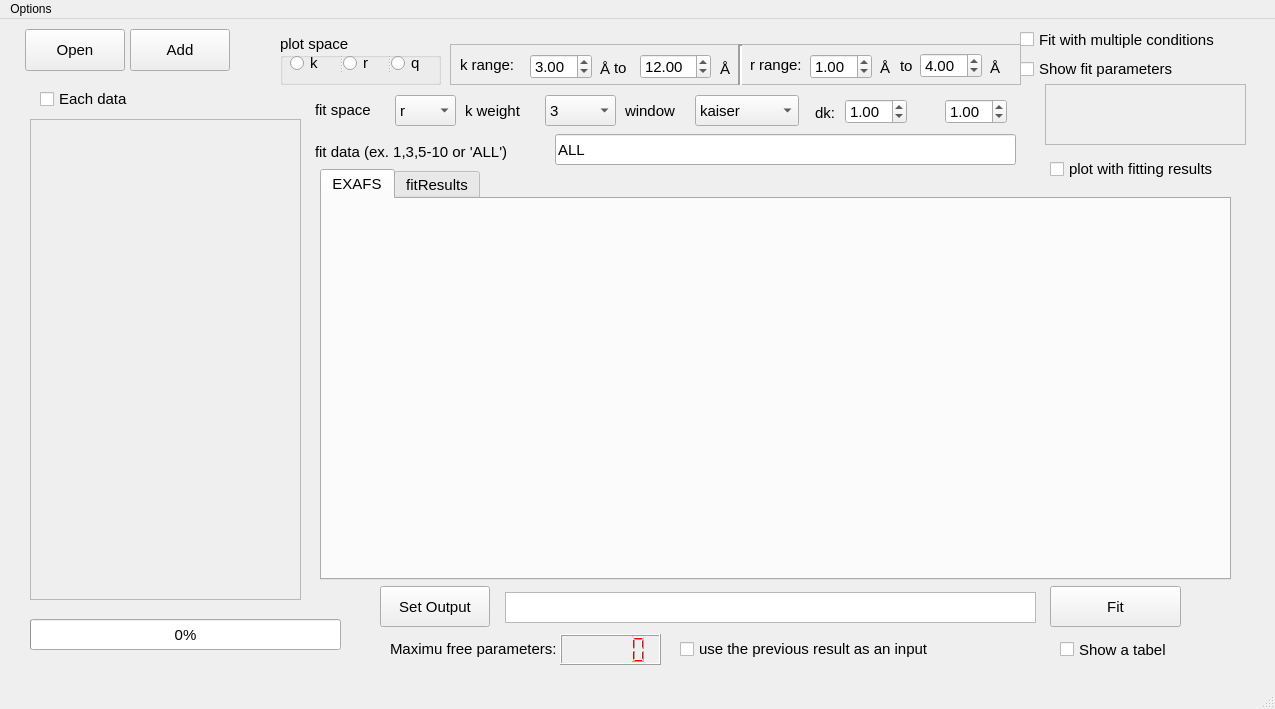
<?xml version="1.0" encoding="UTF-8"?>
<ui version="4.0">
 <class>MainWindow</class>
 <widget class="QMainWindow" name="MainWindow">
  <property name="geometry">
   <rect>
    <x>0</x>
    <y>0</y>
    <width>1275</width>
    <height>709</height>
   </rect>
  </property>
  <property name="windowTitle">
   <string>MainWindow</string>
  </property>
  <widget class="QWidget" name="centralwidget">
   <widget class="QScrollArea" name="scrollArea">
    <property name="geometry">
     <rect>
      <x>30</x>
      <y>100</y>
      <width>271</width>
      <height>481</height>
     </rect>
    </property>
    <property name="font">
     <font>
      <family>Arial</family>
      <pointsize>11</pointsize>
     </font>
    </property>
    <property name="widgetResizable">
     <bool>true</bool>
    </property>
    <widget class="QWidget" name="scrollAreaWidgetContents">
     <property name="geometry">
      <rect>
       <x>0</x>
       <y>0</y>
       <width>269</width>
       <height>479</height>
      </rect>
     </property>
    </widget>
   </widget>
   <widget class="QPushButton" name="pushButton">
    <property name="geometry">
     <rect>
      <x>25</x>
      <y>10</y>
      <width>100</width>
      <height>42</height>
     </rect>
    </property>
    <property name="font">
     <font>
      <family>Arial</family>
      <pointsize>11</pointsize>
     </font>
    </property>
    <property name="text">
     <string>Open</string>
    </property>
   </widget>
   <widget class="QPushButton" name="pushButton_3">
    <property name="geometry">
     <rect>
      <x>1050</x>
      <y>567</y>
      <width>131</width>
      <height>41</height>
     </rect>
    </property>
    <property name="font">
     <font>
      <family>Arial</family>
      <pointsize>11</pointsize>
     </font>
    </property>
    <property name="text">
     <string>Fit</string>
    </property>
   </widget>
   <widget class="QCheckBox" name="checkBox">
    <property name="geometry">
     <rect>
      <x>1020</x>
      <y>40</y>
      <width>191</width>
      <height>20</height>
     </rect>
    </property>
    <property name="font">
     <font>
      <family>Arial</family>
      <pointsize>11</pointsize>
     </font>
    </property>
    <property name="text">
     <string>Show fit parameters</string>
    </property>
   </widget>
   <widget class="QComboBox" name="comboBox">
    <property name="geometry">
     <rect>
      <x>545</x>
      <y>76</y>
      <width>71</width>
      <height>31</height>
     </rect>
    </property>
    <property name="font">
     <font>
      <family>Arial</family>
      <pointsize>11</pointsize>
     </font>
    </property>
    <item>
     <property name="text">
      <string>3</string>
     </property>
    </item>
    <item>
     <property name="text">
      <string>2</string>
     </property>
    </item>
    <item>
     <property name="text">
      <string>1</string>
     </property>
    </item>
    <item>
     <property name="text">
      <string>0</string>
     </property>
    </item>
   </widget>
   <widget class="QLabel" name="label">
    <property name="geometry">
     <rect>
      <x>465</x>
      <y>82</y>
      <width>71</width>
      <height>20</height>
     </rect>
    </property>
    <property name="font">
     <font>
      <family>Arial</family>
      <pointsize>11</pointsize>
     </font>
    </property>
    <property name="text">
     <string>k weight</string>
    </property>
   </widget>
   <widget class="QPushButton" name="pushButton_2">
    <property name="geometry">
     <rect>
      <x>130</x>
      <y>10</y>
      <width>100</width>
      <height>42</height>
     </rect>
    </property>
    <property name="font">
     <font>
      <family>Arial</family>
      <pointsize>11</pointsize>
     </font>
    </property>
    <property name="text">
     <string>Add</string>
    </property>
   </widget>
   <widget class="QCheckBox" name="checkBox_3">
    <property name="geometry">
     <rect>
      <x>40</x>
      <y>70</y>
      <width>111</width>
      <height>20</height>
     </rect>
    </property>
    <property name="font">
     <font>
      <family>Arial</family>
      <pointsize>11</pointsize>
     </font>
    </property>
    <property name="text">
     <string>Each data</string>
    </property>
   </widget>
   <widget class="QLineEdit" name="lineEdit">
    <property name="geometry">
     <rect>
      <x>555</x>
      <y>115</y>
      <width>461</width>
      <height>31</height>
     </rect>
    </property>
    <property name="font">
     <font>
      <family>Arial</family>
      <pointsize>11</pointsize>
     </font>
    </property>
    <property name="text">
     <string>ALL</string>
    </property>
   </widget>
   <widget class="QLabel" name="label_2">
    <property name="geometry">
     <rect>
      <x>315</x>
      <y>120</y>
      <width>231</width>
      <height>25</height>
     </rect>
    </property>
    <property name="font">
     <font>
      <family>Arial</family>
      <pointsize>11</pointsize>
     </font>
    </property>
    <property name="text">
     <string>fit data (ex. 1,3,5-10 or 'ALL')</string>
    </property>
   </widget>
   <widget class="QFrame" name="frame">
    <property name="geometry">
     <rect>
      <x>450</x>
      <y>25</y>
      <width>571</width>
      <height>41</height>
     </rect>
    </property>
    <property name="font">
     <font>
      <family>Arial</family>
      <pointsize>11</pointsize>
     </font>
    </property>
    <property name="frameShape">
     <enum>QFrame::StyledPanel</enum>
    </property>
    <property name="frameShadow">
     <enum>QFrame::Raised</enum>
    </property>
    <widget class="QLabel" name="label_5">
     <property name="geometry">
      <rect>
       <x>270</x>
       <y>15</y>
       <width>16</width>
       <height>19</height>
      </rect>
     </property>
     <property name="font">
      <font>
       <family>Arial</family>
       <pointsize>11</pointsize>
      </font>
     </property>
     <property name="text">
      <string>Å</string>
     </property>
    </widget>
    <widget class="QLabel" name="label_3">
     <property name="geometry">
      <rect>
       <x>10</x>
       <y>10</y>
       <width>61</width>
       <height>21</height>
      </rect>
     </property>
     <property name="font">
      <font>
       <family>Arial</family>
       <pointsize>11</pointsize>
      </font>
     </property>
     <property name="text">
      <string>k range:</string>
     </property>
    </widget>
    <widget class="QDoubleSpinBox" name="dSB_khigh">
     <property name="geometry">
      <rect>
       <x>190</x>
       <y>10</y>
       <width>71</width>
       <height>25</height>
      </rect>
     </property>
     <property name="font">
      <font>
       <family>Arial</family>
       <pointsize>11</pointsize>
      </font>
     </property>
     <property name="singleStep">
      <double>0.100000000000000</double>
     </property>
     <property name="value">
      <double>12.000000000000000</double>
     </property>
    </widget>
    <widget class="QLabel" name="label_6">
     <property name="geometry">
      <rect>
       <x>164</x>
       <y>13</y>
       <width>20</width>
       <height>21</height>
      </rect>
     </property>
     <property name="font">
      <font>
       <family>Arial</family>
       <pointsize>11</pointsize>
      </font>
     </property>
     <property name="text">
      <string>to</string>
     </property>
    </widget>
    <widget class="QDoubleSpinBox" name="dSB_klow">
     <property name="geometry">
      <rect>
       <x>80</x>
       <y>10</y>
       <width>62</width>
       <height>25</height>
      </rect>
     </property>
     <property name="font">
      <font>
       <family>Arial</family>
       <pointsize>11</pointsize>
      </font>
     </property>
     <property name="singleStep">
      <double>0.100000000000000</double>
     </property>
     <property name="value">
      <double>3.000000000000000</double>
     </property>
    </widget>
    <widget class="QLabel" name="label_4">
     <property name="geometry">
      <rect>
       <x>150</x>
       <y>15</y>
       <width>16</width>
       <height>19</height>
      </rect>
     </property>
     <property name="font">
      <font>
       <family>Arial</family>
       <pointsize>11</pointsize>
      </font>
     </property>
     <property name="text">
      <string>Å</string>
     </property>
    </widget>
    <widget class="QLabel" name="label_8">
     <property name="geometry">
      <rect>
       <x>540</x>
       <y>14</y>
       <width>16</width>
       <height>19</height>
      </rect>
     </property>
     <property name="font">
      <font>
       <family>Arial</family>
       <pointsize>11</pointsize>
      </font>
     </property>
     <property name="text">
      <string>Å</string>
     </property>
    </widget>
    <widget class="QDoubleSpinBox" name="dSB_rlow">
     <property name="geometry">
      <rect>
       <x>360</x>
       <y>10</y>
       <width>62</width>
       <height>25</height>
      </rect>
     </property>
     <property name="font">
      <font>
       <family>Arial</family>
       <pointsize>11</pointsize>
      </font>
     </property>
     <property name="singleStep">
      <double>0.100000000000000</double>
     </property>
     <property name="value">
      <double>1.000000000000000</double>
     </property>
    </widget>
    <widget class="QLabel" name="label_7">
     <property name="geometry">
      <rect>
       <x>300</x>
       <y>10</y>
       <width>51</width>
       <height>21</height>
      </rect>
     </property>
     <property name="font">
      <font>
       <family>Arial</family>
       <pointsize>11</pointsize>
      </font>
     </property>
     <property name="text">
      <string>r range:</string>
     </property>
    </widget>
    <widget class="QDoubleSpinBox" name="dSB_rhigh">
     <property name="geometry">
      <rect>
       <x>470</x>
       <y>9</y>
       <width>62</width>
       <height>25</height>
      </rect>
     </property>
     <property name="font">
      <font>
       <family>Arial</family>
       <pointsize>11</pointsize>
      </font>
     </property>
     <property name="singleStep">
      <double>0.100000000000000</double>
     </property>
     <property name="value">
      <double>4.000000000000000</double>
     </property>
    </widget>
    <widget class="QLabel" name="label_10">
     <property name="geometry">
      <rect>
       <x>430</x>
       <y>14</y>
       <width>16</width>
       <height>19</height>
      </rect>
     </property>
     <property name="font">
      <font>
       <family>Arial</family>
       <pointsize>11</pointsize>
      </font>
     </property>
     <property name="text">
      <string>Å</string>
     </property>
    </widget>
    <widget class="QLabel" name="label_9">
     <property name="geometry">
      <rect>
       <x>450</x>
       <y>11</y>
       <width>20</width>
       <height>21</height>
      </rect>
     </property>
     <property name="font">
      <font>
       <family>Arial</family>
       <pointsize>11</pointsize>
      </font>
     </property>
     <property name="text">
      <string>to</string>
     </property>
    </widget>
    <widget class="Line" name="line">
     <property name="geometry">
      <rect>
       <x>280</x>
       <y>0</y>
       <width>20</width>
       <height>41</height>
      </rect>
     </property>
     <property name="font">
      <font>
       <family>Arial</family>
       <pointsize>11</pointsize>
      </font>
     </property>
     <property name="frameShadow">
      <enum>QFrame::Sunken</enum>
     </property>
     <property name="lineWidth">
      <number>2</number>
     </property>
     <property name="orientation">
      <enum>Qt::Vertical</enum>
     </property>
    </widget>
   </widget>
   <widget class="QCheckBox" name="checkBox_4">
    <property name="geometry">
     <rect>
      <x>1050</x>
      <y>140</y>
      <width>201</width>
      <height>20</height>
     </rect>
    </property>
    <property name="font">
     <font>
      <family>Arial</family>
      <pointsize>11</pointsize>
     </font>
    </property>
    <property name="text">
     <string>plot with fitting results</string>
    </property>
   </widget>
   <widget class="QCheckBox" name="checkBox_5">
    <property name="geometry">
     <rect>
      <x>680</x>
      <y>620</y>
      <width>271</width>
      <height>20</height>
     </rect>
    </property>
    <property name="font">
     <font>
      <family>Arial</family>
      <pointsize>11</pointsize>
     </font>
    </property>
    <property name="text">
     <string>use the previous result as an input</string>
    </property>
    <property name="checkable">
     <bool>true</bool>
    </property>
   </widget>
   <widget class="QProgressBar" name="progressBar">
    <property name="geometry">
     <rect>
      <x>30</x>
      <y>600</y>
      <width>311</width>
      <height>31</height>
     </rect>
    </property>
    <property name="sizePolicy">
     <sizepolicy hsizetype="Expanding" vsizetype="Preferred">
      <horstretch>0</horstretch>
      <verstretch>0</verstretch>
     </sizepolicy>
    </property>
    <property name="font">
     <font>
      <family>Arial</family>
      <pointsize>11</pointsize>
     </font>
    </property>
    <property name="value">
     <number>0</number>
    </property>
   </widget>
   <widget class="QDoubleSpinBox" name="dB_window_k">
    <property name="geometry">
     <rect>
      <x>845</x>
      <y>80</y>
      <width>62</width>
      <height>25</height>
     </rect>
    </property>
    <property name="font">
     <font>
      <family>Arial</family>
      <pointsize>11</pointsize>
     </font>
    </property>
    <property name="maximum">
     <double>2.000000000000000</double>
    </property>
    <property name="value">
     <double>1.000000000000000</double>
    </property>
   </widget>
   <widget class="QLabel" name="label_11">
    <property name="geometry">
     <rect>
      <x>815</x>
      <y>83</y>
      <width>21</width>
      <height>21</height>
     </rect>
    </property>
    <property name="font">
     <font>
      <family>Arial</family>
      <pointsize>11</pointsize>
     </font>
    </property>
    <property name="text">
     <string>dk: </string>
    </property>
   </widget>
   <widget class="QLabel" name="label_12">
    <property name="geometry">
     <rect>
      <x>980</x>
      <y>82</y>
      <width>21</width>
      <height>21</height>
     </rect>
    </property>
    <property name="font">
     <font>
      <family>Arial</family>
      <pointsize>11</pointsize>
     </font>
    </property>
    <property name="text">
     <string>dr: </string>
    </property>
   </widget>
   <widget class="QDoubleSpinBox" name="dB_window_r">
    <property name="geometry">
     <rect>
      <x>945</x>
      <y>80</y>
      <width>62</width>
      <height>25</height>
     </rect>
    </property>
    <property name="font">
     <font>
      <family>Arial</family>
      <pointsize>11</pointsize>
     </font>
    </property>
    <property name="maximum">
     <double>2.000000000000000</double>
    </property>
    <property name="value">
     <double>1.000000000000000</double>
    </property>
   </widget>
   <widget class="QComboBox" name="comboBox_2">
    <property name="geometry">
     <rect>
      <x>695</x>
      <y>76</y>
      <width>104</width>
      <height>31</height>
     </rect>
    </property>
    <property name="font">
     <font>
      <family>Arial</family>
      <pointsize>11</pointsize>
     </font>
    </property>
    <item>
     <property name="text">
      <string>kaiser</string>
     </property>
    </item>
    <item>
     <property name="text">
      <string>hanning</string>
     </property>
    </item>
    <item>
     <property name="text">
      <string>welch</string>
     </property>
    </item>
   </widget>
   <widget class="QLabel" name="label_13">
    <property name="geometry">
     <rect>
      <x>625</x>
      <y>82</y>
      <width>61</width>
      <height>20</height>
     </rect>
    </property>
    <property name="font">
     <font>
      <family>Arial</family>
      <pointsize>11</pointsize>
     </font>
    </property>
    <property name="text">
     <string>window</string>
    </property>
   </widget>
   <widget class="QTextBrowser" name="textBrowser">
    <property name="geometry">
     <rect>
      <x>505</x>
      <y>573</y>
      <width>531</width>
      <height>31</height>
     </rect>
    </property>
    <property name="font">
     <font>
      <family>Arial</family>
      <pointsize>11</pointsize>
     </font>
    </property>
   </widget>
   <widget class="QPushButton" name="pushButton_4">
    <property name="geometry">
     <rect>
      <x>380</x>
      <y>567</y>
      <width>110</width>
      <height>41</height>
     </rect>
    </property>
    <property name="font">
     <font>
      <family>Arial</family>
      <pointsize>11</pointsize>
     </font>
    </property>
    <property name="text">
     <string>Set Output</string>
    </property>
   </widget>
   <widget class="QComboBox" name="comboBox_3">
    <property name="geometry">
     <rect>
      <x>395</x>
      <y>76</y>
      <width>61</width>
      <height>31</height>
     </rect>
    </property>
    <property name="font">
     <font>
      <family>Arial</family>
      <pointsize>11</pointsize>
     </font>
    </property>
    <property name="currentIndex">
     <number>1</number>
    </property>
    <item>
     <property name="text">
      <string>k</string>
     </property>
    </item>
    <item>
     <property name="text">
      <string>r</string>
     </property>
    </item>
    <item>
     <property name="text">
      <string>q</string>
     </property>
    </item>
   </widget>
   <widget class="QLabel" name="label_14">
    <property name="geometry">
     <rect>
      <x>315</x>
      <y>81</y>
      <width>71</width>
      <height>20</height>
     </rect>
    </property>
    <property name="font">
     <font>
      <family>Arial</family>
      <pointsize>11</pointsize>
     </font>
    </property>
    <property name="text">
     <string>fit space</string>
    </property>
   </widget>
   <widget class="QScrollArea" name="scrollArea_2">
    <property name="geometry">
     <rect>
      <x>1045</x>
      <y>65</y>
      <width>201</width>
      <height>61</height>
     </rect>
    </property>
    <property name="font">
     <font>
      <family>Arial</family>
      <pointsize>11</pointsize>
     </font>
    </property>
    <property name="widgetResizable">
     <bool>true</bool>
    </property>
    <widget class="QWidget" name="scrollAreaWidgetContents_2">
     <property name="geometry">
      <rect>
       <x>0</x>
       <y>0</y>
       <width>199</width>
       <height>59</height>
      </rect>
     </property>
    </widget>
   </widget>
   <widget class="QCheckBox" name="cB_multifit">
    <property name="geometry">
     <rect>
      <x>1020</x>
      <y>10</y>
      <width>241</width>
      <height>21</height>
     </rect>
    </property>
    <property name="font">
     <font>
      <family>Arial</family>
      <pointsize>11</pointsize>
     </font>
    </property>
    <property name="text">
     <string>Fit with multiple conditions</string>
    </property>
   </widget>
   <widget class="QGroupBox" name="groupBox">
    <property name="geometry">
     <rect>
      <x>280</x>
      <y>15</y>
      <width>161</width>
      <height>51</height>
     </rect>
    </property>
    <property name="font">
     <font>
      <family>Arial</family>
      <pointsize>11</pointsize>
     </font>
    </property>
    <property name="title">
     <string>plot space</string>
    </property>
    <widget class="QSplitter" name="splitter">
     <property name="geometry">
      <rect>
       <x>10</x>
       <y>20</y>
       <width>151</width>
       <height>18</height>
      </rect>
     </property>
     <property name="font">
      <font>
       <family>Arial</family>
       <pointsize>11</pointsize>
      </font>
     </property>
     <property name="orientation">
      <enum>Qt::Horizontal</enum>
     </property>
     <widget class="QRadioButton" name="radioButton">
      <property name="font">
       <font>
        <family>Arial</family>
        <pointsize>11</pointsize>
       </font>
      </property>
      <property name="text">
       <string>k</string>
      </property>
     </widget>
     <widget class="QRadioButton" name="radioButton_2">
      <property name="font">
       <font>
        <family>Arial</family>
        <pointsize>11</pointsize>
       </font>
      </property>
      <property name="text">
       <string>r</string>
      </property>
     </widget>
     <widget class="QRadioButton" name="radioButton_3">
      <property name="font">
       <font>
        <family>Arial</family>
        <pointsize>11</pointsize>
       </font>
      </property>
      <property name="text">
       <string>q</string>
      </property>
     </widget>
    </widget>
   </widget>
   <widget class="QTabWidget" name="tabWidget">
    <property name="geometry">
     <rect>
      <x>320</x>
      <y>150</y>
      <width>911</width>
      <height>411</height>
     </rect>
    </property>
    <property name="font">
     <font>
      <family>Arial</family>
      <pointsize>11</pointsize>
     </font>
    </property>
    <property name="tabPosition">
     <enum>QTabWidget::North</enum>
    </property>
    <property name="currentIndex">
     <number>0</number>
    </property>
    <widget class="QWidget" name="tabWidgetPage1">
     <attribute name="title">
      <string>EXAFS</string>
     </attribute>
     <widget class="QWidget" name="widget" native="true">
      <property name="geometry">
       <rect>
        <x>10</x>
        <y>20</y>
        <width>861</width>
        <height>351</height>
       </rect>
      </property>
      <property name="font">
       <font>
        <pointsize>11</pointsize>
       </font>
      </property>
     </widget>
    </widget>
    <widget class="QWidget" name="tabWidgetPage2">
     <attribute name="title">
      <string>fitResults</string>
     </attribute>
     <widget class="QPushButton" name="pB_setXaxis">
      <property name="geometry">
       <rect>
        <x>20</x>
        <y>328</y>
        <width>110</width>
        <height>35</height>
       </rect>
      </property>
      <property name="font">
       <font>
        <family>Arial</family>
        <pointsize>12</pointsize>
       </font>
      </property>
      <property name="text">
       <string>Set X axis</string>
      </property>
     </widget>
     <widget class="QPushButton" name="pB_openResult">
      <property name="geometry">
       <rect>
        <x>20</x>
        <y>2</y>
        <width>110</width>
        <height>38</height>
       </rect>
      </property>
      <property name="font">
       <font>
        <family>Arial</family>
        <pointsize>12</pointsize>
       </font>
      </property>
      <property name="text">
       <string>Open result</string>
      </property>
     </widget>
     <widget class="QTextBrowser" name="tB_xaxis">
      <property name="geometry">
       <rect>
        <x>140</x>
        <y>330</y>
        <width>751</width>
        <height>31</height>
       </rect>
      </property>
      <property name="font">
       <font>
        <family>Arial</family>
        <pointsize>12</pointsize>
       </font>
      </property>
     </widget>
     <widget class="QTextBrowser" name="tB_result">
      <property name="geometry">
       <rect>
        <x>140</x>
        <y>5</y>
        <width>731</width>
        <height>31</height>
       </rect>
      </property>
      <property name="font">
       <font>
        <family>Arial</family>
        <pointsize>12</pointsize>
       </font>
      </property>
     </widget>
     <widget class="QComboBox" name="combo_fitParam">
      <property name="geometry">
       <rect>
        <x>760</x>
        <y>50</y>
        <width>104</width>
        <height>31</height>
       </rect>
      </property>
      <property name="font">
       <font>
        <family>Arial</family>
        <pointsize>12</pointsize>
       </font>
      </property>
     </widget>
     <widget class="QWidget" name="w_fitResult" native="true">
      <property name="geometry">
       <rect>
        <x>30</x>
        <y>50</y>
        <width>711</width>
        <height>271</height>
       </rect>
      </property>
      <property name="font">
       <font>
        <family>Arial</family>
        <pointsize>12</pointsize>
       </font>
      </property>
     </widget>
    </widget>
   </widget>
   <widget class="QLCDNumber" name="lcdNumber">
    <property name="geometry">
     <rect>
      <x>560</x>
      <y>615</y>
      <width>101</width>
      <height>31</height>
     </rect>
    </property>
    <property name="font">
     <font>
      <family>Arial</family>
      <pointsize>14</pointsize>
      <weight>9</weight>
      <italic>false</italic>
      <bold>false</bold>
     </font>
    </property>
    <property name="styleSheet">
     <string notr="true">font: 75 14pt &quot;Arial&quot;;
color: rgb(255, 0, 0);</string>
    </property>
   </widget>
   <widget class="QLabel" name="label_15">
    <property name="geometry">
     <rect>
      <x>390</x>
      <y>620</y>
      <width>211</width>
      <height>20</height>
     </rect>
    </property>
    <property name="font">
     <font>
      <family>Arial</family>
      <pointsize>11</pointsize>
     </font>
    </property>
    <property name="text">
     <string>Maximu free parameters:</string>
    </property>
   </widget>
   <widget class="QCheckBox" name="checkBox_2">
    <property name="geometry">
     <rect>
      <x>1060</x>
      <y>620</y>
      <width>121</width>
      <height>21</height>
     </rect>
    </property>
    <property name="font">
     <font>
      <family>Arial</family>
      <pointsize>11</pointsize>
     </font>
    </property>
    <property name="text">
     <string>Show a tabel</string>
    </property>
   </widget>
  </widget>
  <widget class="QStatusBar" name="statusbar"/>
  <widget class="QMenuBar" name="menubar">
   <property name="geometry">
    <rect>
     <x>0</x>
     <y>0</y>
     <width>1275</width>
     <height>21</height>
    </rect>
   </property>
   <widget class="QMenu" name="menuOptions">
    <property name="title">
     <string>Options</string>
    </property>
    <addaction name="actionEnable_multifit"/>
    <addaction name="actionBoost_3"/>
   </widget>
   <addaction name="menuOptions"/>
  </widget>
  <action name="actionEnable_multifit">
   <property name="checkable">
    <bool>true</bool>
   </property>
   <property name="text">
    <string>Enable multifit</string>
   </property>
  </action>
  <action name="actionBoost_3">
   <property name="checkable">
    <bool>true</bool>
   </property>
   <property name="text">
    <string>Boost</string>
   </property>
  </action>
 </widget>
 <resources/>
 <connections/>
</ui>
